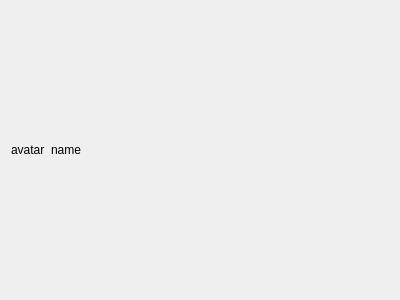
<?xml version="1.0" encoding="UTF-8"?>
<ui version="4.0">
 <class>FriendListItemForm</class>
 <widget class="QWidget" name="FriendListItemForm">
  <property name="geometry">
   <rect>
    <x>0</x>
    <y>0</y>
    <width>400</width>
    <height>300</height>
   </rect>
  </property>
  <property name="windowTitle">
   <string>Form</string>
  </property>
  <layout class="QHBoxLayout" name="horizontalLayout" stretch="0,1">
   <item>
    <widget class="QLabel" name="label_avatar">
     <property name="text">
      <string>avatar</string>
     </property>
    </widget>
   </item>
   <item>
    <widget class="QLabel" name="label_name">
     <property name="text">
      <string>name</string>
     </property>
    </widget>
   </item>
  </layout>
 </widget>
 <resources/>
 <connections/>
</ui>
